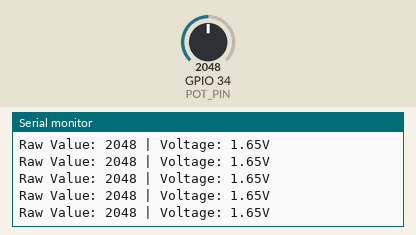
This program was run on a simulated ESP32. On the bench: the last lines printed to the serial monitor. Inputs (shaded band) come from the test bench; at power-on: GPIO 34 (POT_PIN) = 2048 (analog values on the 0–4095 scale).

Above: at 1.2 s.
1.3 s: GPIO 34 (POT_PIN) set to 2866
At 1.68 s:
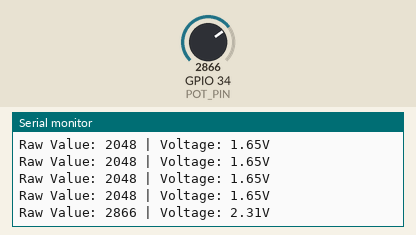
2.8 s: GPIO 34 (POT_PIN) set to 3603
At 2.93 s:
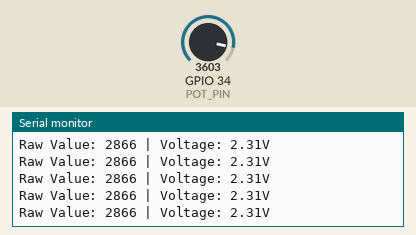
Timing chart, 0 to 5.8 s (numbered marks = the images above; inputs shaded):
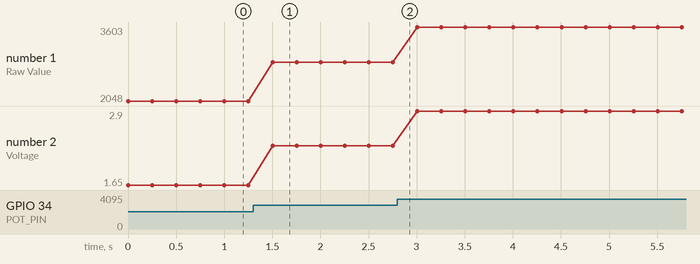

Measured:
- after the input at 1.3 s, the serial monitor: prints a new line after 0.20 s (image 1)
- plotted number 1: 2048 → 2866 after the input at 1.3 s, 2866 → 3603 after the input at 2.8 s
- plotted number 2: 1.65 → 2.31 after the input at 1.3 s, 2.31 → 2.9 after the input at 2.8 s

The program:

main.cpp
```cpp
#include <Arduino.h>

// ADC1_CH6 is GPIO 34
const int POT_PIN = 34;

void setup() {
  Serial.begin(115200);

  // Configure ADC resolution (optional, default is 12-bit)
  analogReadResolution(12);

  Serial.println("Potentiometer Read Initialized...");
}

void loop() {
  // Read the analog value (0 - 4095)
  int rawValue = analogRead(POT_PIN);

  // Convert the raw value to a voltage (0 - 3.3V)
  float voltage = (rawValue * 3.3) / 4095.0;

  // Print the results
  Serial.print("Raw Value: ");
  Serial.print(rawValue);
  Serial.print(" | Voltage: ");
  Serial.print(voltage);
  Serial.println("V");

  // Small delay for readability
  delay(250);
}
```
